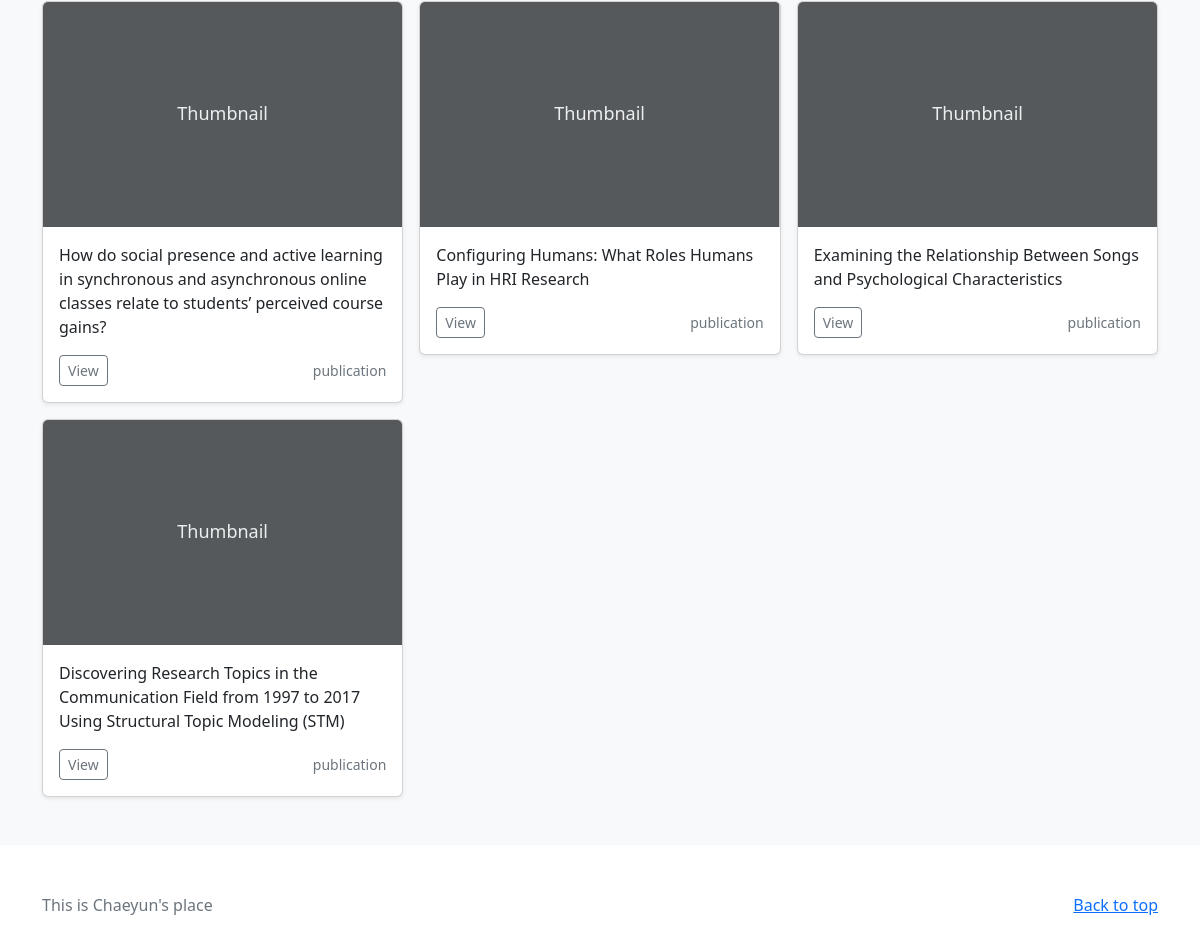
The app's page / (lower part), older data.
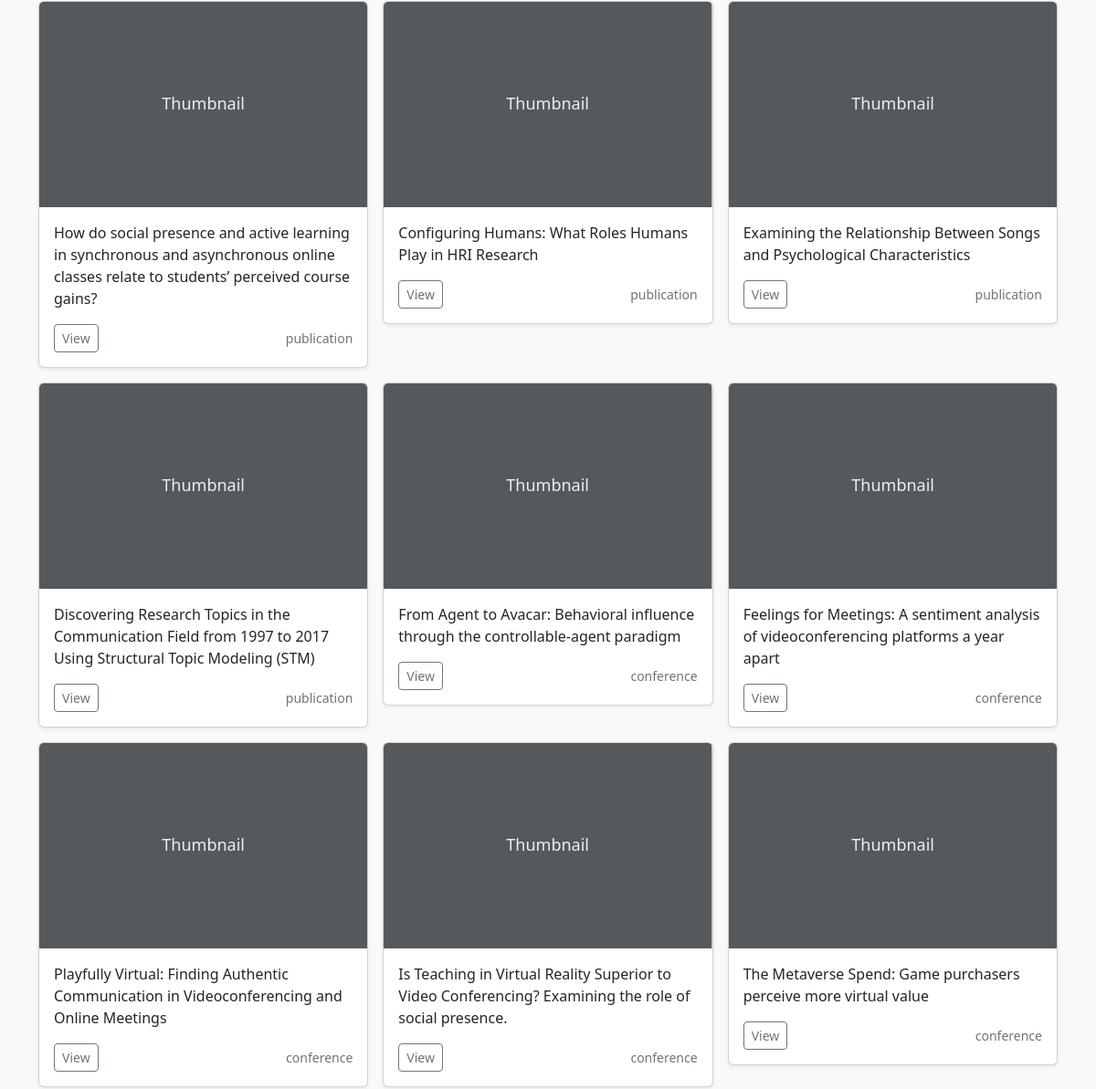
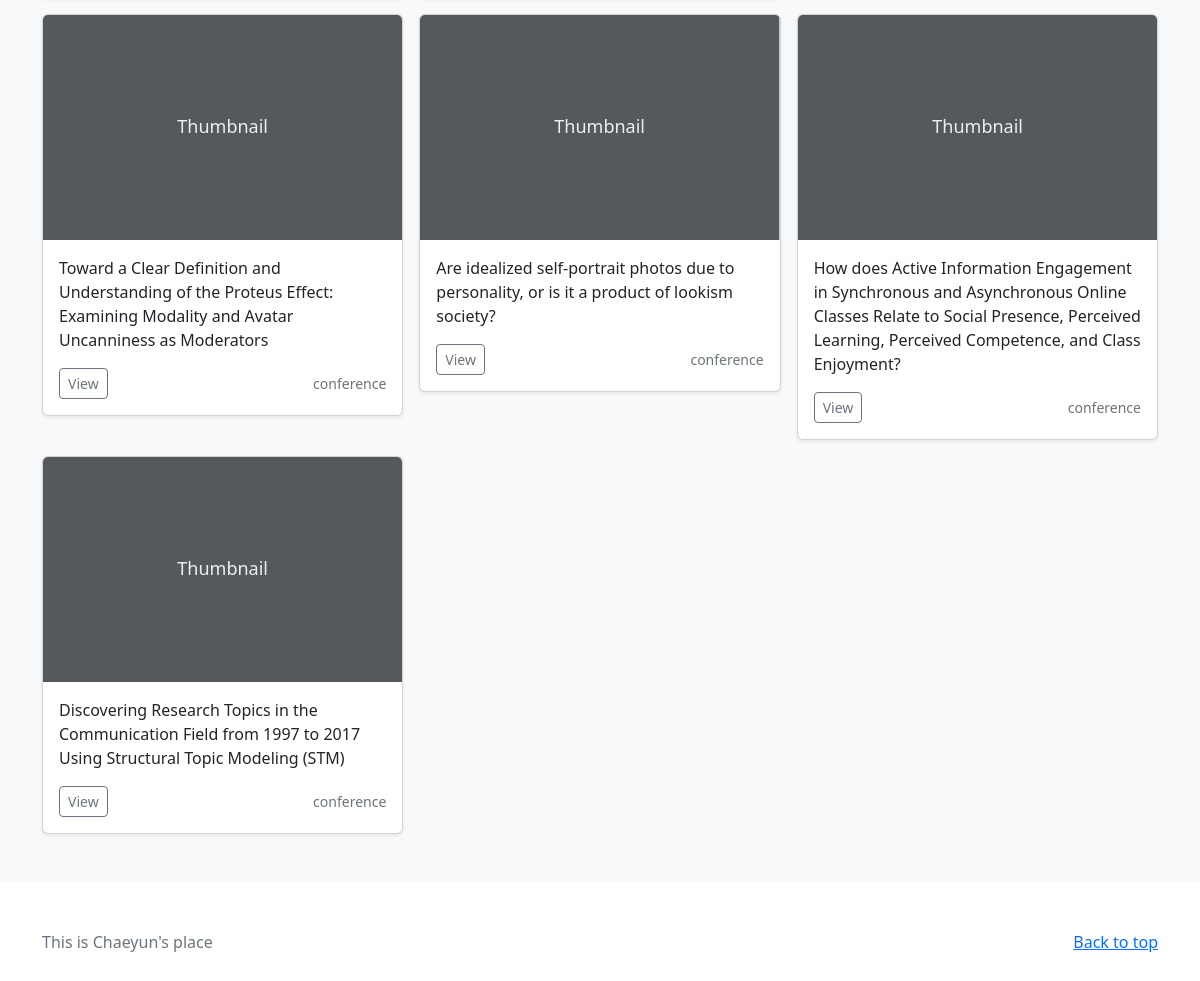
The same page, newer data (2 pictures, top to bottom).
### research/models.py (models this page shows, shortened)
class publication(models.Model):
    authors = models.CharField(max_length=100)
    title   = models.CharField(max_length=200)
    image   = models.ImageField(upload_to='images/',blank=True)
    where   = models.CharField(max_length =200)
    doi     = models.CharField(max_length =100, blank = True)
    year    = models.CharField(max_length = 10)
    description = models.TextField(blank=True)
    pubconf    = models.CharField(max_length=100,default='publication')
    pdf     = models.FileField(null=True, blank=True)
    abstract = models.CharField(max_length=2000,default='')
    link     = models.CharField(max_length=100,null=True, blank=True)

### research/views.py (the view)
# urls.py: path('',views.HomeView.as_view(),name=''),
class HomeView(ListView):
    model = publication
    template_name = 'research/home.html'
    context_object_name= 'publications'
    queryset = publication.objects.all()

### research/templates/research/home.html (shortened to what this page needs)
<!DOCTYPE html>
<html lang="en">
{% load static %}
    <head><meta http-equiv="Content-Type" content="text/html; charset=UTF-8">
    <link rel="stylesheet" type="text/css" href="{% static 'css/bootstrap.min.css' %}">
  </head>
  <body class="vsc-initialized" data-new-gr-c-s-check-loaded="14.1096.0" data-gr-ext-installed="">
<main>
  <div class="album py-5 bg-light">
    <div class="container">
      <div class="row row-cols-1 row-cols-sm-2 row-cols-md-3 g-3">
        {% for pub in object_list %}
          <div class="col">
            <div class="card shadow-sm">
              <svg class="bd-placeholder-img card-img-top" width="100%" height="225" xmlns="http://www.w3.org/2000/svg" role="img" aria-label="Placeholder: Thumbnail" preserveAspectRatio="xMidYMid slice" focusable="false"><title>Placeholder</title><rect width="100%" height="100%" fill="#55595c"></rect><text x="50%" y="50%" fill="#eceeef" dy=".3em">Thumbnail</text></svg>
              <div class="card-body">
                <p class="card-text">{{pub.title}}</p>
                <div class="d-flex justify-content-between align-items-center">
                  <div class="btn-group">
                    <a href="{% url 'pub.detail' pk=pub.id %}">
                      <button type="button" class="btn btn-sm btn-outline-secondary">View</button>
                    </a>
                  </div>
                  <small class="text-muted">{{pub.pubconf}}</small>
                </div>
              </div>
            </div>
          </div>
        {% endfor %}
      </div>
    </div>
  </div>
</main>
<footer class="text-muted py-5">
  <div class="container">
    <p class="float-end mb-1">
      <a href="{% url '' %}">Back to top</a>
    </p>
    <p class="mb-1">This is Chaeyun's place</p>
  </div>
</footer>
</body></html>

### research/templates/research/home.html (style rules this page uses)
.bd-placeholder-img { font-size: 1.125rem; text-anchor: middle; -webkit-user-select: none; -moz-user-select: none; user-select: none; }

Row changes from the older to the newer data that the page shows:
added publication: title "From Agent to Avacar: Behavioral influence through the controllable-agent paradigm", pubconf "conference"
added publication: title "Feelings for Meetings: A sentiment analysis of videoconferencing platforms a year apart", pubconf "conference"
added publication: title "Playfully Virtual: Finding Authentic Communication in Videoconferencing and Online Meetings", pubconf "conference"
added publication: title "Is Teaching in Virtual Reality Superior to Video Conferencing? Examining the role of social presence.", pubconf "conference"
added publication: title "The Metaverse Spend: Game purchasers perceive more virtual value", pubconf "conference"
added publication: title "Toward a Clear Definition and Understanding of the Proteus Effect: Examining Modality and Avatar Uncanniness as Moderators", pubconf "conference"
added publication: title "Are idealized self-portrait photos due to personality, or is it a product of lookism society?", pubconf "conference"
added publication: title "How does Active Information Engagement in Synchronous and Asynchronous Online Classes Relate to Social Presence, Perceived Learning, Perceived Competence, and Class Enjoyment?", pubconf "conference"
added publication: title "Discovering Research Topics in the Communication Field from 1997 to 2017 Using Structural Topic Modeling (STM)", pubconf "conference"
